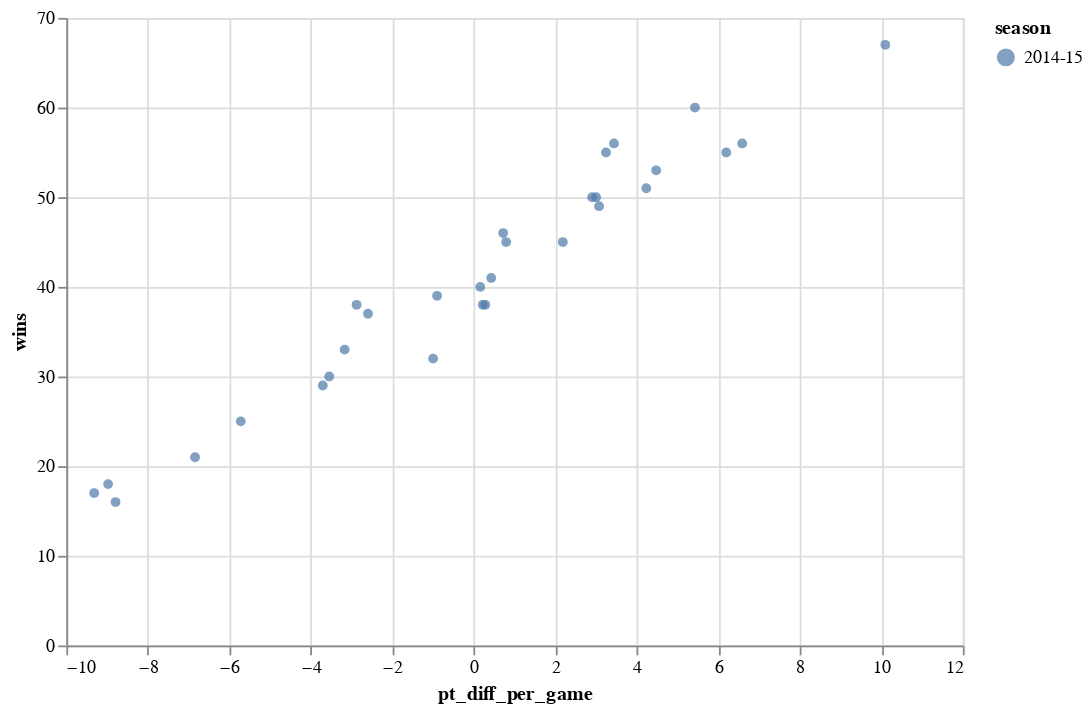

Notebook cell for this chart:
### Markdown cell above
## Scatter Plot (Altair)

### Code cell
import altair as alt

scatter_data = data.copy()

scatter_chart = (
    alt.Chart(scatter_data)
      .mark_circle()
      .encode(
          x="pt_diff_per_game",
          y="wins",
          color="season:N",
          tooltip=["season","teamName","wins","pt_diff_per_game"]
      )
      .properties(width=500, height=350)
)

season_dropdown = alt.binding_select(options=sorted(scatter_data["season"].unique()))
season_param = alt.param(name="Season", bind=season_dropdown, value=scatter_data["season"].unique()[0])

interactive_scatter = (
    scatter_chart
    .add_params(season_param)
    .transform_filter(season_param == alt.datum.season)
)

interactive_scatter

### Figure 1 — Vega-Lite specification as saved in the notebook (floating-point values rounded to 4 significant figures; data arrays with more than 128 entries replaced by an {"elided": "..."} marker saying what was removed)
{"config": {"view": {"continuousWidth": 300, "continuousHeight": 300}}, "data": {"name": "data-e08d508c368286a8a51fa234a54d061d"}, "mark": {"type": "circle"}, "encoding": {"color": {"field": "season", "type": "nominal"}, "tooltip": [{"field": "season", "type": "nominal"}, {"field": "teamName", "type": "nominal"}, {"field": "wins", "type": "quantitative"}, {"field": "pt_diff_per_game", "type": "quantitative"}], "x": {"field": "pt_diff_per_game", "type": "quantitative"}, "y": {"field": "wins", "type": "quantitative"}}, "height": 350, "params": [{"name": "Season", "bind": {"input": "select", "options": ["2014-15", "2015-16", "2016-17", "2017-18", "2018-19", "2019-20", "2020-21", "2021-22", "2022-23", "2023-24", "2024-25"]}, "value": "2014-15"}], "transform": [{"filter": "(Season === datum.season)"}], "width": 500, "$schema": "https://vega.github.io/schema/vega-lite/v5.20.1.json", "datasets": {"data-e08d508c368286a8a51fa234a54d061d": {"elided": "330 records"}}}
